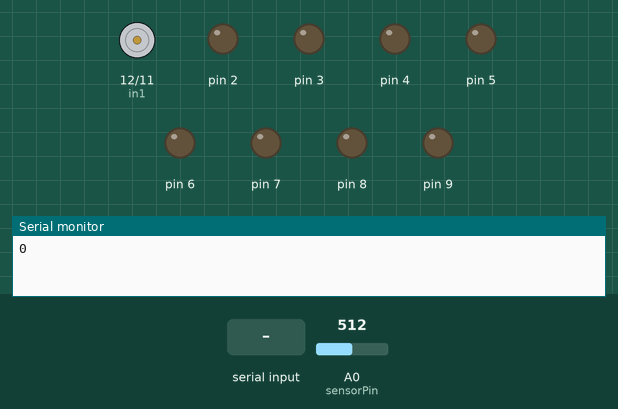
The sketch below on a simulated Arduino Uno, built with avr-gcc and run on an emulated ATmega328P. On the bench: motor-driver pin pairs drawn as motors (green arrow = first pin HIGH = forward, orange = second pin HIGH = backward, longer = more drive, scaled by the enable pin), output pins drawn as LEDs (lit = HIGH), the last lines printed to the serial monitor. The inputs (shaded band) are chosen by the test bench; at power-on: A0 (sensorPin) = 512.

Above: at 4.8 s.
4.9 s: "5\n" received over Serial
At 5.8 s:
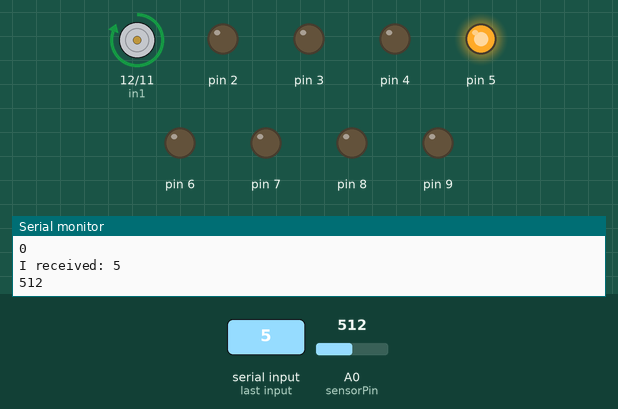
At 9.1 s:
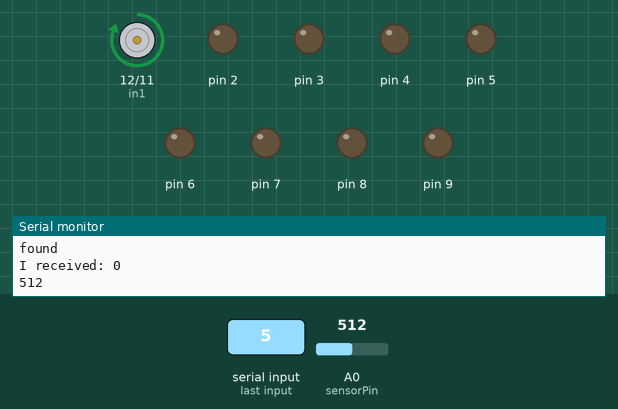
9.4 s: "90,45\n" received over Serial
At 17.4 s:
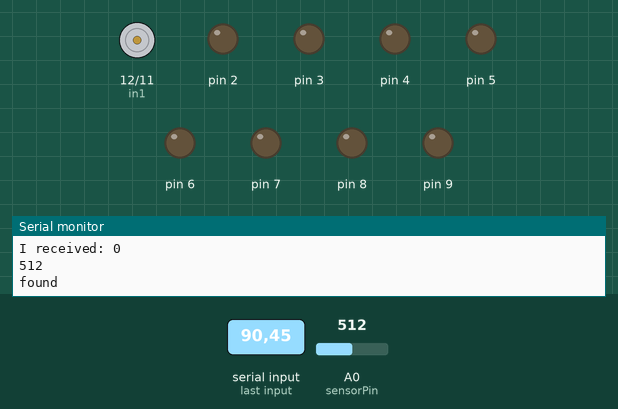
Timing chart, 0 to 18.9 s (numbered marks = the images above; inputs shaded):
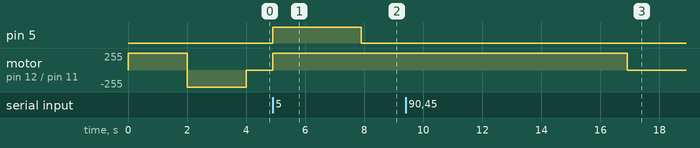

Measured:
- after the input at 4.9 s, pin 5: LOW → HIGH at once, → LOW 3.0 s later; motor on pin 12 (in1) / pin 11 (in2): stopped → forward 255/255 at once
- after the input at 9.4 s, motor on pin 12 (in1) / pin 11 (in2): forward 255/255 → stopped after 7.5 s instead of 0.50 s

The sketch:

movement.ino
```cpp
#define READY 0
#define MOVE 1
#define CALIB 2

// Motor A connections
int enA = 13;
int in1 = 12;
int in2 = 11;
int lightCalib;
int sensorValue;

int state = CALIB;

//resistance drops, we can check changes in analogread
int sensorPin = A0; // select the input pin for LDR

int lightCal;

int pstn = 0; // for incoming serial data
int prev = 0;

void setup() {
  Serial.begin(9600);
  pinMode(9, OUTPUT);
  pinMode(8, OUTPUT);
  pinMode(7, OUTPUT);
  pinMode(6, OUTPUT);
  pinMode(5, OUTPUT);
  pinMode(4, OUTPUT);
  pinMode(3, OUTPUT);
  pinMode(2, OUTPUT);

  // Set all the motor control pins to outputs
  pinMode(enA, OUTPUT);
  pinMode(in1, OUTPUT);
  pinMode(in2, OUTPUT);

  // Turn off motors - Initial state
  digitalWrite(in1, LOW);
  digitalWrite(in2, LOW);

  pinMode(sensorPin, INPUT);
  lightCal = analogRead(sensorPin);
}

void loop() {
  if(state == CALIB){
    analogWrite(enA, 255);
    digitalWrite(in1, HIGH);
    digitalWrite(in2, LOW);
    delay(2000);
    digitalWrite(in1, LOW);
    digitalWrite(in2, HIGH);
    delay(2000);
    digitalWrite(in1, LOW);
    digitalWrite(in2, LOW);

    lightCalib = analogRead(sensorPin);
    Serial.println(sensorValue);
    state = READY;
  }
  if (Serial.available()>= 1){
    pstn = Serial.parseInt();
    Serial.print("I received: ");
    Serial.println(pstn);
    digitalWrite(pstn, HIGH);
    digitalWrite(prev, LOW);
    prev = pstn;
    state = MOVE;
    }             // wait for user input
  if(state == MOVE){
  sensorValue = analogRead(sensorPin); // read the value from the sensor
  Serial.println(sensorValue); //prints the values coming from the sensor on the screen
    if (sensorValue < lightCalib + 100){
       directionControl();
       state = READY;
       Serial.println("found");
  }
  else if (sensorValue > lightCalib + 100) {
    digitalWrite(in1, LOW);
    digitalWrite(in2, LOW);
  }
  }
  else {
    digitalWrite(in1, LOW);
    digitalWrite(in2, LOW);
  }
}

// This function lets you control spinning direction of motors
void directionControl() {
  // Set motors to maximum speed
  // For PWM maximum possible values are 0 to 255
  analogWrite(enA, 255);

  // Turn on motor A & B
  digitalWrite(in1, HIGH);
  digitalWrite(in2, LOW);
  delay(2000);
}
```
